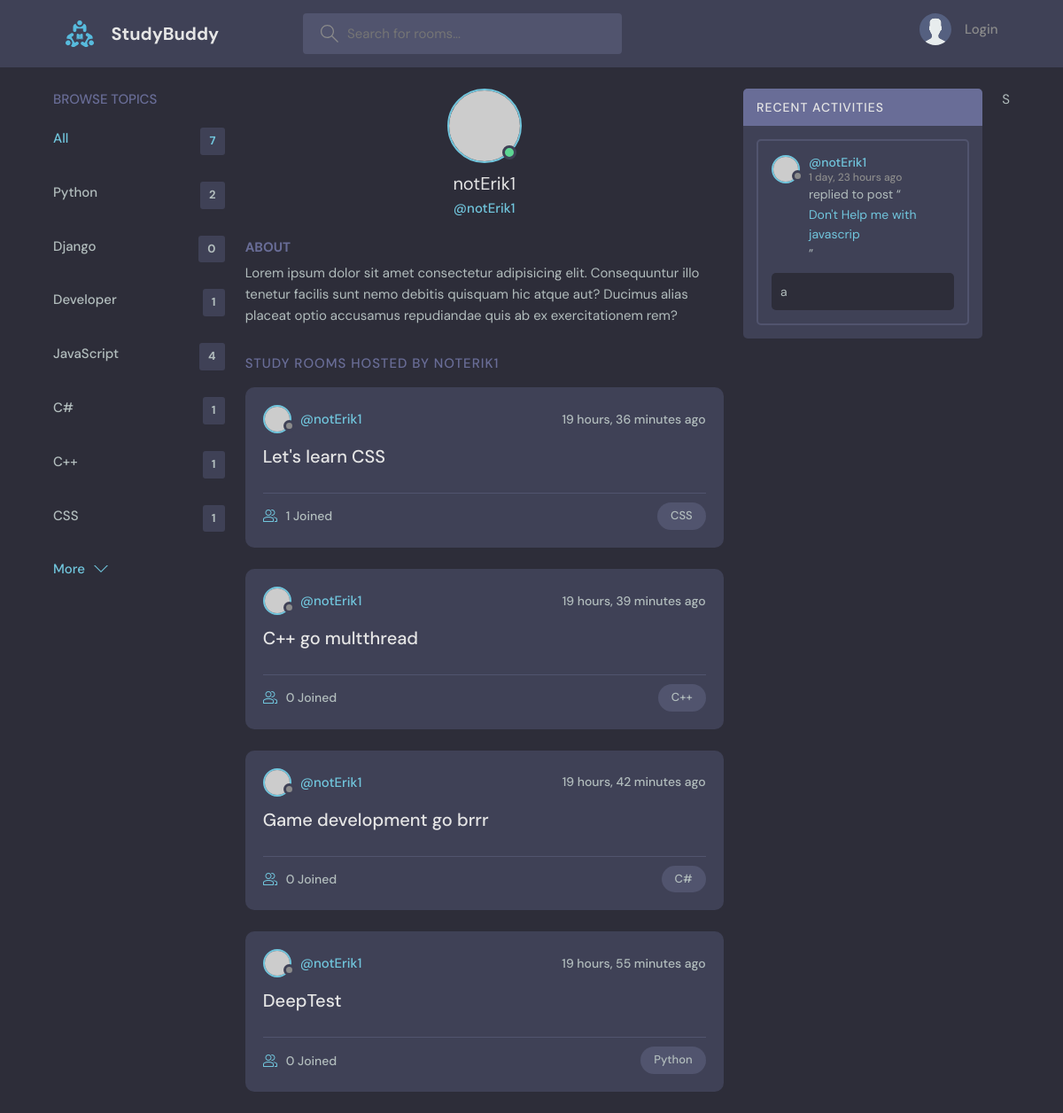
The page /profile/4/ on the database its author committed.
### base/models.py (models this page shows, shortened)
class Topic(models.Model):
    name = models.CharField(max_length=200)

class Room(models.Model):
    host = models.ForeignKey(User, on_delete=models.SET_NULL, null=True)
    topic = models.ForeignKey(Topic, on_delete=models.SET_NULL, null=True)
    name = models.CharField(max_length=200)
    description = models.TextField(null=True, blank=True)
    participants = models.ManyToManyField(User, related_name='participants', blank=True)
    updated = models.DateTimeField(auto_now=True)
    created = models.DateTimeField(auto_now_add=True)
    class Meta:
        ordering = ['-updated', '-created']
    def __str__(self):
        return self.name

class Message(models.Model):
    user = models.ForeignKey(User, on_delete=models.CASCADE)
    room = models.ForeignKey(Room, on_delete=models.CASCADE)
    body = models.TextField()
    updated = models.DateTimeField(auto_now=True)
    created = models.DateTimeField(auto_now_add=True)
    class Meta:
        ordering = ['-updated', '-created']

### base/views.py (the view)
# urls.py: path('profile/<str:pk>/', views.userProfile, name = "user-profile"),
def userProfile(request, pk):
    user = User.objects.get(id=pk)
    rooms = user.room_set.all()
    room_messages = user.message_set.all()
    topics = Topic.objects.all()
    context = {'user':user, 'rooms':rooms, 'room_messages': room_messages, 'topics':topics}
    return render(request, 'base/profile.html',context)

### base/templates/base/profile.html (shortened to what this page needs)
{% extends 'main.html' %}
{% block content %}
  <main class="profile-page layout layout--3">
    <div class="container">
      {% include 'base/topics_component.html' %}
      <div class="roomList">
        <div class="profile">
          <div class="profile__avatar">
            <div class="avatar avatar--large active">
              <img src="https://randomuser.me/api/portraits/men/11.jpg" />
            </div>
          </div>
          <div class="profile__info">
            <h3>{{user.username}}</h3>
            <p>@{{user.username}}</p>
          </div>
          <div class="profile__about">
            <h3>About</h3>
            <p>
              Lorem ipsum dolor sit amet consectetur adipisicing elit. Consequuntur illo tenetur
              facilis sunt nemo debitis quisquam hic atque aut? Ducimus alias placeat optio
              accusamus repudiandae quis ab ex exercitationem rem?
            </p>
          </div>
        </div>
        <div class="roomList__header">
          <div>
            <h2>Study Rooms Hosted by {{user.username}}</a>
            </h2>
          </div>
        </div>
        {% include 'base/feed_component.html' %}
      </div>
      {% include 'base/activity_component.html' %}
    </div>
  </main>
{% endblock content %}

### base/templates/base/topics_component.html
<div class="topics">
    <div class="topics__header">
      <h2>Browse Topics</h2>
    </div>
    <ul class="topics__list">
      <li>
        <a href="{% url 'home' %}" class="active">All <span>{{topics.count}}</span></a>
      </li>
      {% for topic in topics %}
      <li>
        <a href="{% url 'home' %}?q={{topic.name}}">{{topic.name}} <span>{{topic.room_set.all.count}}</span></a>
      </li>
      {% endfor %}
    </ul>
    <a class="btn btn--link" href="topics.html">
      More
      <svg version="1.1" xmlns="http://www.w3.org/2000/svg" width="32" height="32" viewBox="0 0 32 32">
        <title>chevron-down</title>
        <path d="M16 21l-13-13h-3l16 16 16-16h-3l-13 13z"></path>
      </svg>
    </a>
  </div>

### base/templates/base/feed_component.html (shortened to what this page needs)
{% for room in rooms %}
<div class="roomListRoom">
    <div class="roomListRoom__header">
      <a href="{% url 'user-profile' room.host.id %}" class="roomListRoom__author">
        <div class="avatar avatar--small">
          <img src="https://randomuser.me/api/portraits/women/11.jpg" />
        </div>
        <span>@{{room.host.username}}</span>
      </a>
      <div class="roomListRoom__actions">
        <span>{{room.created|timesince}} ago</span>
      </div>
    </div>
    <div class="roomListRoom__content">
      <a href="{% url 'room' room.id %}">{{room.name}}</a>
    </div>
    <div class="roomListRoom__meta">
      <a href="{% url 'room' room.id %}" class="roomListRoom__joined">
        {{room.participants.all.count}} Joined
      </a>
      <p class="roomListRoom__topic">{{room.topic.name}}</p>
    </div>
  </div>
{% endfor %}

### base/templates/base/activity_component.html (shortened to what this page needs)
<div class="activities">
    <div class="activities__header">
      <h2>Recent Activities</h2>
    </div>
    {% for message in room_messages %}
    <div class="activities__box">
      <div class="activities__boxHeader roomListRoom__header">
        <a href="{% url 'user-profile' message.user.id %}" class="roomListRoom__author">
          <div class="avatar avatar--small">
            <img src="https://randomuser.me/api/portraits/women/11.jpg" />
          </div>
          <p>
            @{{message.user}}
            <span>{{message.created|timesince}} ago</span>
          </p>
        </a>
      </div>
      <div class="activities__boxContent">
        <p>replied to post “<a href="{% url 'room' message.room.id %}">{{message.room}}</a>”</p>
        <div class="activities__boxRoomContent">
          {{message.body}}
        </div>
      </div>
    </div>
    {% endfor %}
  </div>S

### rows shown on the page
Topic: name "Python", room_set.all.count "2"
Topic: name "Django", room_set.all.count "0"
Topic: name "Developer", room_set.all.count "1"
Topic: name "JavaScript", room_set.all.count "4"
Topic: name "C#", room_set.all.count "1"
Topic: name "C++", room_set.all.count "1"
Topic: name "CSS", room_set.all.count "1"
Room: host.username "notErik1", created "19 hours, 36 minutes", name "Let's learn CSS", participants.all.count "1", topic.name "CSS"
Room: host.username "notErik1", created "19 hours, 39 minutes", name "C++ go multthread", participants.all.count "0", topic.name "C++"
Room: host.username "notErik1", created "19 hours, 42 minutes", name "Game development go brrr", participants.all.count "0", topic.name "C#"
Room: host.username "notErik1", created "19 hours, 55 minutes", name "DeepTest", participants.all.count "0", topic.name "Python"
Message: user "notErik1", created "1 day, 23 hours", room "Don't Help me with javascrip", body "a"

### other values the page prints
{{ topics.count }} "7"
{{ user.username }} "notErik1"
{{ user.username }} "NOTERIK1"
